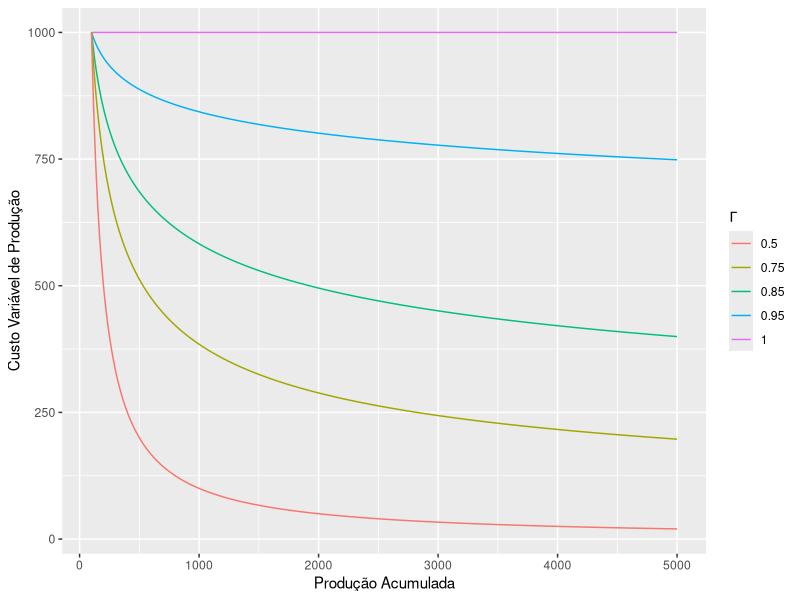

Reproduce this figure in R. (Note: this script raises an error after producing the figure.)
## ---- chunk 1
knitr::opts_chunk$set(echo = FALSE, fig.align = "center")
library(ggplot2)
library(ggpubr)
## ---- chunk 2
aLCStrength = c(0.5, 0.75, 0.85, 0.95, 1)

aLCExponent = log(aLCStrength)/log(2)

aInitialProductionExperience = 100

sCumulativeProduction = 100:5000

learning_df = data.frame(Learning0.5 = (sCumulativeProduction/aInitialProductionExperience)^aLCExponent[1],
                         Learning0.75 = (sCumulativeProduction/aInitialProductionExperience)^aLCExponent[2],
                         Learning0.85 = (sCumulativeProduction/aInitialProductionExperience)^aLCExponent[3],
                         Learning0.95 = (sCumulativeProduction/aInitialProductionExperience)^aLCExponent[4],
                         Learning1 = (sCumulativeProduction/aInitialProductionExperience)^aLCExponent[5])
    
aInitialUnitFixedCost = 2000
    
aInitialUnitVariableCost = 1000
    
# aUnitFixedCost = aLearning * aInitialUnitFixedCost
    
aUnitVariableCost = data.frame(learning_df * aInitialUnitVariableCost, Producao = sCumulativeProduction) 

ggplot2::ggplot(aUnitVariableCost, aes(Producao)) + 
  geom_line(aes(y = Learning1, colour = "1")) + 
  geom_line(aes(y = Learning0.95, colour = "0.95")) + 
  geom_line(aes(y = Learning0.85, colour = "0.85")) + 
  geom_line(aes(y = Learning0.75, colour = "0.75")) + 
  geom_line(aes(y = Learning0.5, colour = "0.5")) + 
  ylab("Custo Variável de Produção") + 
  xlab("Produção Acumulada") +
  labs(color = expression(Gamma))

## ---- chunk 3
p1
## ---- chunk 4
### Testes Estruturais / Testes de Valores Extremos
p2
## ---- chunk 5
knitr::kable(cost$var)
## ---- chunk 6
knitr::kable(cost$residuals)
## ---- chunk 7
knitr::kable(optPar)
## ---- chunk 8
modelo
## ---- chunk 9
simularRDM_e_escolher_estrategia
## ---- chunk 10
carregar_inputs
## ---- chunk 11
obter_lhs_ensemble
## ---- chunk 12
ampliar_ensemble_com_levers
## ---- chunk 13
simular
## ---- chunk 14
simular_RDM
## ---- chunk 15
calcular_regret
## ---- chunk 16
resumir_variavel_resposta
## ---- chunk 17
escolher_estrategia_candidata
## ---- chunk 18
calcular_e_resumir_regret
## ---- chunk 19
analisar_ensemble_com_melhor_estrategia
## ---- chunk 20
server
